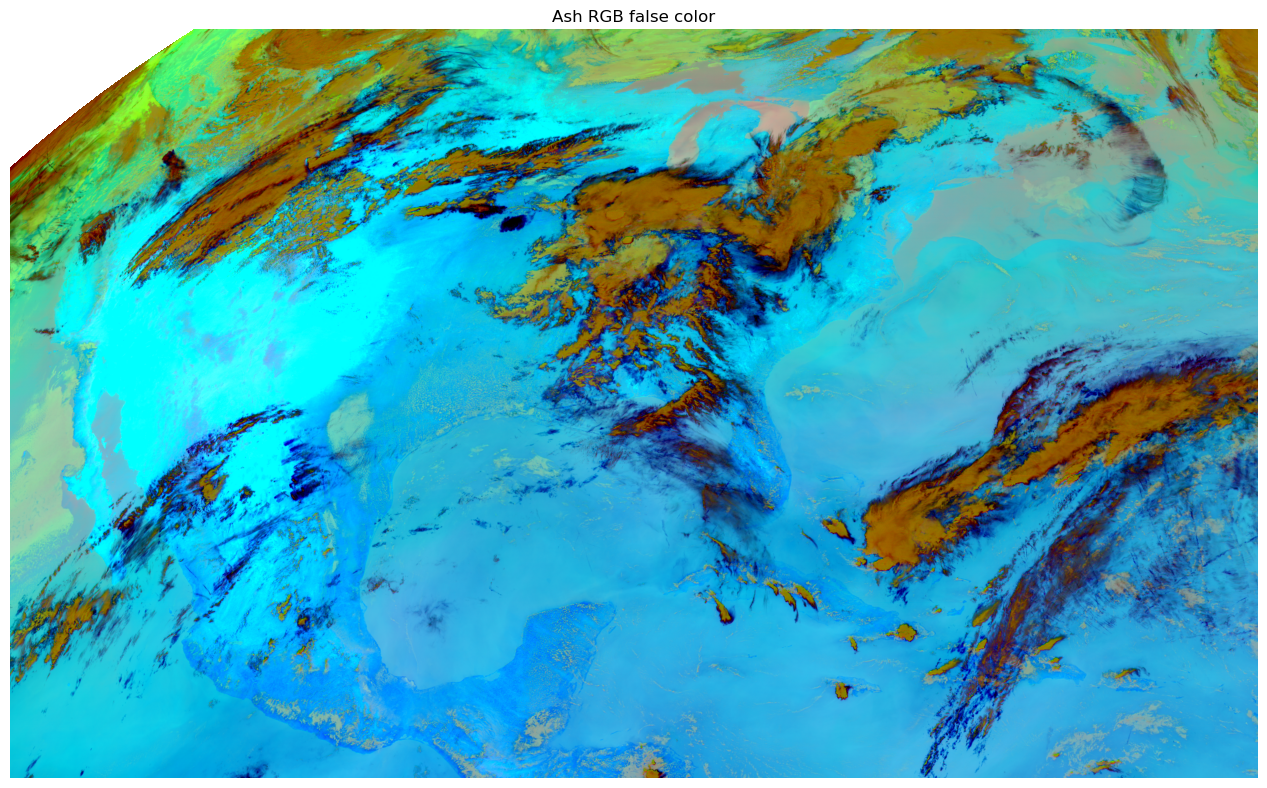

Recreate this plot in Python.
"""
Build the ash RGB false-color composite from GOES C11, C14, C15 bands.
This is the input format the Kaggle contrail model expects.

Usage:
    python ash_rgb.py C11.nc C14.nc C15.nc

Output:
    - ash_rgb.png (the false-color image you can look at)
    - ash_rgb.npy (numpy array of shape (H, W, 3), values 0-1, model input)
"""

import sys
import xarray as xr
import numpy as np
import matplotlib.pyplot as plt


def rad_to_bt(path):
    """Open a GOES L1b file and convert radiance to brightness temperature (K)."""
    ds = xr.open_dataset(path)
    rad = ds["Rad"].values.astype(np.float32)
    fk1 = float(ds["planck_fk1"].values)
    fk2 = float(ds["planck_fk2"].values)
    bc1 = float(ds["planck_bc1"].values)
    bc2 = float(ds["planck_bc2"].values)
    bt = (fk2 / np.log((fk1 / rad) + 1) - bc1) / bc2
    band = int(ds["band_id"].values[0])
    ds.close()
    return bt, band


def normalize(x, lo, hi):
    """Clip and scale to [0, 1] for the given range."""
    return np.clip((x - lo) / (hi - lo), 0, 1)


def main(c11_path, c14_path, c15_path):
    # Load all three bands as brightness temperatures
    bt11, b11 = rad_to_bt(c11_path)
    bt14, b14 = rad_to_bt(c14_path)
    bt15, b15 = rad_to_bt(c15_path)

    # Sanity check: confirm the right bands got passed in the right order
    assert b11 == 11, f"First file should be C11, got C{b11}"
    assert b14 == 14, f"Second file should be C14, got C{b14}"
    assert b15 == 15, f"Third file should be C15, got C{b15}"

    print(f"Image shape: {bt14.shape}")
    print(f"BT11 range: {np.nanmin(bt11):.1f} to {np.nanmax(bt11):.1f} K")
    print(f"BT14 range: {np.nanmin(bt14):.1f} to {np.nanmax(bt14):.1f} K")
    print(f"BT15 range: {np.nanmin(bt15):.1f} to {np.nanmax(bt15):.1f} K")

    # Ash RGB construction. Ranges match what the Kaggle annotators saw.
    R = normalize(bt15 - bt14, -4, 2)
    G = normalize(bt14 - bt11, -4, 5)
    B = normalize(bt14, 243, 303)

    ash = np.stack([R, G, B], axis=-1).astype(np.float32)

    # Save the numpy array for later (model input)
    np.save("ash_rgb.npy", ash)
    print(f"Saved ash_rgb.npy, shape {ash.shape}")

    # Save the viewable PNG
    fig, ax = plt.subplots(figsize=(14, 8), dpi=100)
    ax.imshow(ash)
    ax.set_title("Ash RGB false color")
    ax.axis("off")
    plt.tight_layout()
    plt.savefig("ash_rgb.png", bbox_inches="tight")
    print("Saved ash_rgb.png")


if __name__ == "__main__":
    if len(sys.argv) != 4:
        print("Usage: python ash_rgb.py <C11.nc> <C14.nc> <C15.nc>")
        sys.exit(1)
    main(sys.argv[1], sys.argv[2], sys.argv[3])
